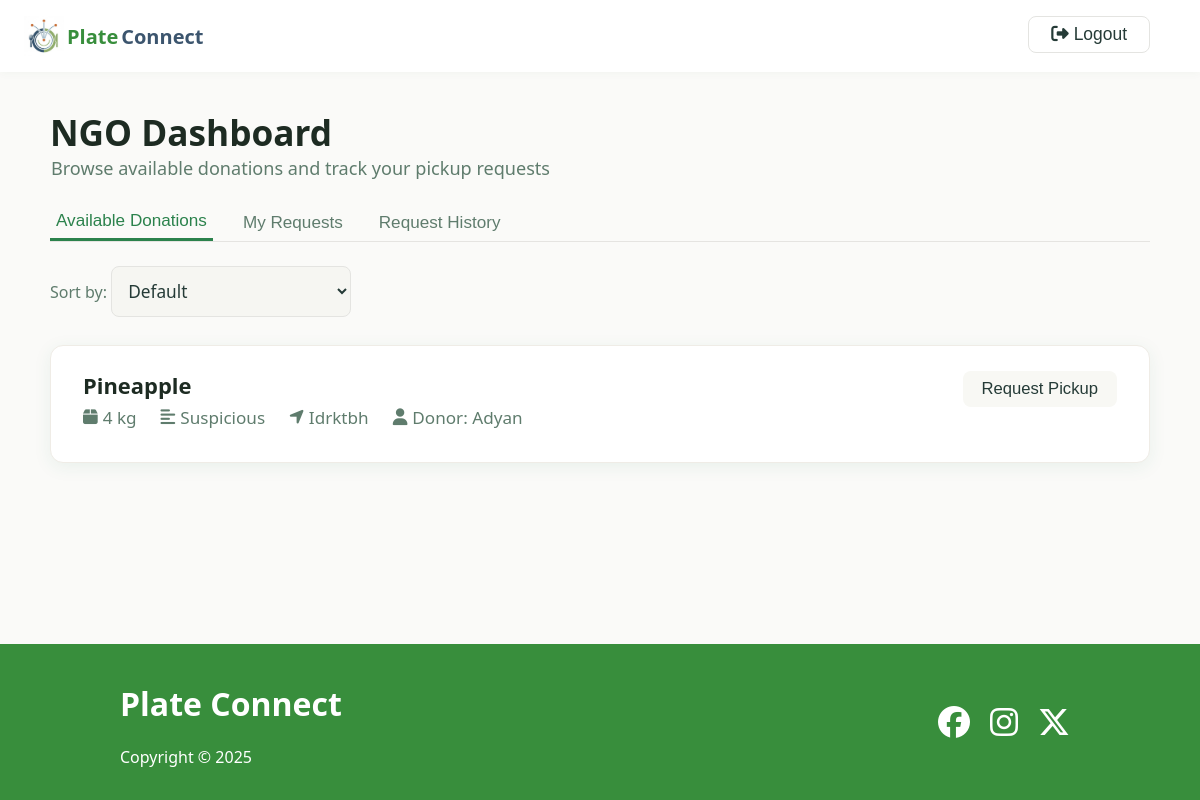
Page /ngo_dashboard (signed in) on the earlier database version.
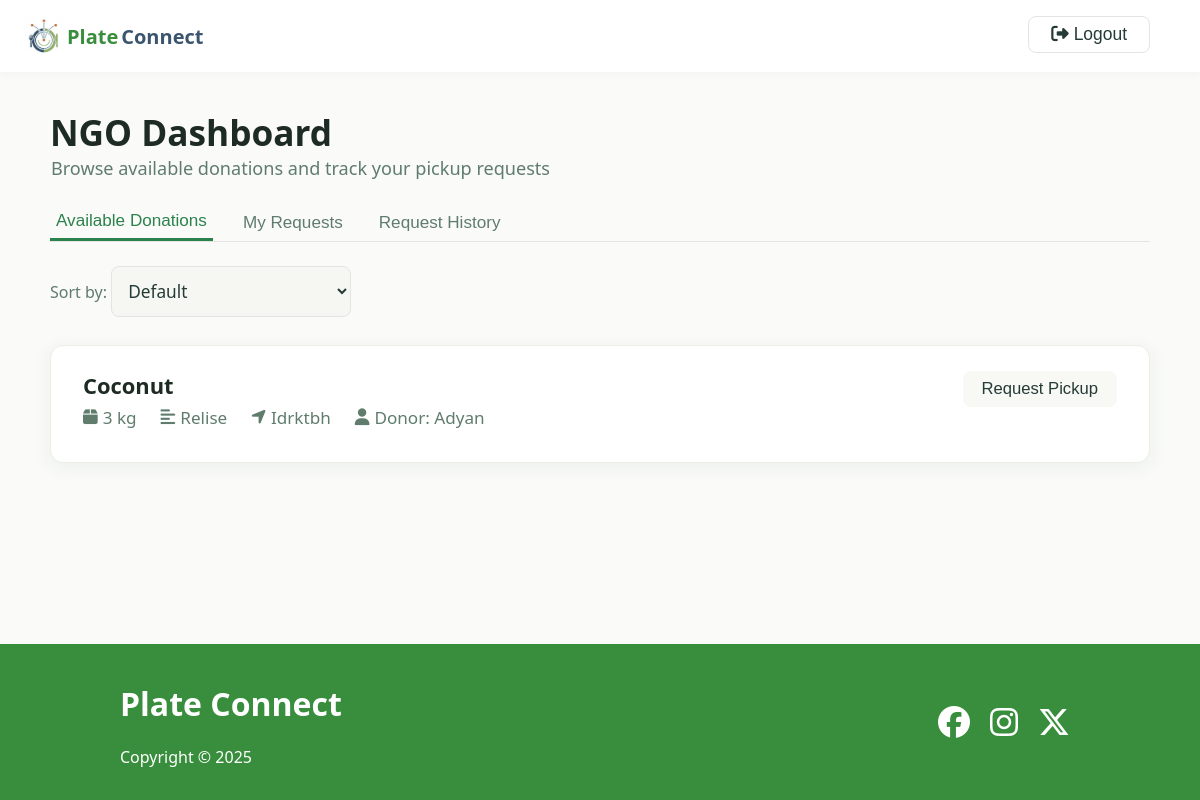
Same page on the later database version.
### app.py (models this page shows)
class Listing(db.Model):
    id = db.Column(db.Integer, primary_key=True)
    donor_id = db.Column(db.Integer, db.ForeignKey("user.id"), nullable=False)
    food_type = db.Column(db.String(50), nullable=False)
    quantity = db.Column(db.String(50), nullable=False)
    description = db.Column(db.String(200))
    address = db.Column(db.String(200), nullable=False)
    donor = db.relationship("User", backref="listings")
    __table_args__ = {"sqlite_autoincrement": True}

class User(db.Model):
    id = db.Column(db.Integer, primary_key=True)
    email = db.Column(db.String(100), unique=True, nullable=False)
    password_hash = db.Column(db.String(128), nullable=False)
    name = db.Column(db.String(50), nullable=False)
    user_type = db.Column(db.String(10), nullable=False)  # 'donor' or 'ngo'
    address = db.Column(db.String(200), nullable=False)
    purpose = db.Column(db.String(200))

### app.py (the view)
@app.route("/ngo_dashboard")
def ngo_dashboard():
    ngo_id = session.get("user_id")
    if not ngo_id:
        return redirect(url_for("login"))
    approved_listing_ids = [
        h.listing_id for h in History.query.filter_by(status="approved").all()
    ]
    requested_listing_ids = [
        req.listing_id for req in Request.query.filter_by(ngo_id=ngo_id).all()
    ]
    listings = Listing.query.filter(
        ~Listing.id.in_(requested_listing_ids + approved_listing_ids)
    ).all()
    pending_requests = (
        Request.query.filter_by(ngo_id=ngo_id)
        .join(Listing, Request.listing_id == Listing.id)
        .add_entity(Listing)
        .all()
    )
    my_history = History.query.filter(
        History.ngo_id == ngo_id, History.status.in_(["approved", "rejected"])
    ).all()
    return render_template(
        "ngo_dashboard.html",
        listings=listings,
        pending_requests=pending_requests,
        my_history=my_history,
        ngo_profile_pic_url="/static/profile.jpg",
    )

### templates/ngo_dashboard.html (shortened to what this page needs)
<!DOCTYPE html>
<html lang="en">
<head>
    <link rel="stylesheet" href="{{ url_for('static', filename='style.css') }}">
    <link rel="stylesheet" href="{{ url_for('static', filename='donor_dashboard.css') }}">
    <link rel="stylesheet" href="{{ url_for('static', filename='ngo_dashboard.css') }}">
    <link rel="stylesheet" href="https://cdnjs.cloudflare.com/ajax/libs/font-awesome/6.4.2/css/all.min.css">
</head>
<body>
    <main>
        <header class="header">
            <div class="logo">
                <img src="../static/images/logo.png" alt="">
                <a href="/" class="logo-text green-font">Plate</a>
                <a href="/" class="logo-text dark-blue-font">Connect</a>
                <form class='logout' method="POST" action="{{ url_for('logout') }}">
                    <button type="submit" class="back-btn"><i class="fa fa-sign-out-alt"></i> Logout</button>
                </form>
            </div>
        </header>
        <div class="dashboard-container">
            <div class="dashboard-header">
                <div>
                    <h1 class="dashboard-title">NGO Dashboard</h1>
                    <div class="dashboard-subtitle">Browse available donations and track your pickup requests</div>
                </div>
            </div>
            <div class="dashboard-tabs">
                <button class="dashboard-tab active" onclick="showTab('donations')">Available Donations</button>
                <button class="dashboard-tab" onclick="showTab('requests')">My Requests</button>
                <button class="dashboard-tab" onclick="showTab('history')">Request History</button>
            </div>
            <div id="tab-donations" class="listings-table">
                <div style="margin-bottom: 8px;">
                    <label for="sort-donations" style="font-weight: 500; color: #5f7c6d;">Sort by:</label>
                    <select id="sort-donations" onchange="sortDonations()">
                        <option value="default">Default</option>
                    </select>
                </div>
                {% if listings %}
                {% for listing in listings %}
                <div class="listing-card" data-id="{{ listing.id }}">
                    <div class="listing-details">
                        <div class="listing-title">{{ listing.food_type }}</div>
                        <div class="listing-meta">
                            <span><i class="fa fa-box icon"></i> {{ listing.quantity }}</span>
                            <span><i class="fa fa-align-left icon"></i> {{ listing.description }}</span>
                            <span><i class="fa fa-location-arrow icon"></i> {{ listing.address }}</span>
                            <span><i class="fa fa-user icon"></i> Donor: {{ listing.donor.name if listing.donor else 'Unknown' }}</span>
                        </div>
                    </div>
                    <div class="listing-actions">
                        <form method="POST" action="{{ url_for('request_listing', listing_id=listing.id) }}">
                            <button type="submit" class="btn-edit">Request Pickup</button>
                        </form>
                    </div>
                </div>
                {% endfor %}
                {% else %}
                <div style="color:#5f7c6d; font-size:1.13rem;">No donations available.</div>
                {% endif %}
            </div>
        </div>
    </main>
    <footer class="footer">
        <div class="container">
            <div>
                <h1>Plate Connect</h1>
                <p>Copyright &copy; 2025</p>
            </div>
            <div class="social">
                <a href="#"><i class="fab fa-facebook fa-2x"></i></a>
                <a href="#"><i class="fab fa-instagram fa-2x"></i></a>
                <a href="#"><i class="fab fa-x-twitter fa-2x"></i></a>
            </div>
        </div>
    </footer>
</body>
</html>

Differences in the rows shown:
removed Listing: food_type "Pineapple", quantity "4 kg", description "Suspicious", address "Idrktbh", donor "Adyan"
added Listing: food_type "Coconut", quantity "3 kg", description "Relise", address "Idrktbh", donor "Adyan"
